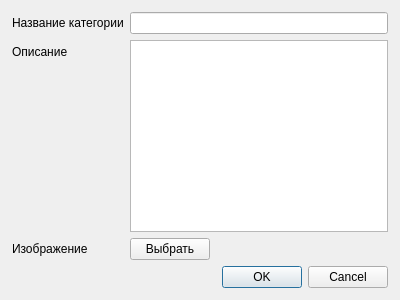
<?xml version="1.0" encoding="UTF-8"?>
<ui version="4.0">
 <class>CategoryDialog</class>
 <widget class="QDialog" name="CategoryDialog">
  <property name="geometry">
   <rect>
    <x>0</x>
    <y>0</y>
    <width>400</width>
    <height>300</height>
   </rect>
  </property>
  <property name="windowTitle">
   <string>Dialog</string>
  </property>
  <property name="modal">
   <bool>true</bool>
  </property>
  <layout class="QVBoxLayout" name="verticalLayout">
   <property name="leftMargin">
    <number>12</number>
   </property>
   <property name="topMargin">
    <number>12</number>
   </property>
   <property name="rightMargin">
    <number>12</number>
   </property>
   <property name="bottomMargin">
    <number>12</number>
   </property>
   <item>
    <layout class="QFormLayout" name="formLayout">
     <property name="labelAlignment">
      <set>Qt::AlignJustify|Qt::AlignVCenter</set>
     </property>
     <property name="formAlignment">
      <set>Qt::AlignJustify|Qt::AlignTop</set>
     </property>
     <item row="0" column="0">
      <widget class="QLabel" name="label">
       <property name="text">
        <string>Название категории</string>
       </property>
      </widget>
     </item>
     <item row="0" column="1">
      <widget class="QLineEdit" name="nameEdit"/>
     </item>
     <item row="1" column="0">
      <widget class="QLabel" name="label_2">
       <property name="text">
        <string>Описание</string>
       </property>
      </widget>
     </item>
     <item row="1" column="1">
      <widget class="QPlainTextEdit" name="textEdit"/>
     </item>
     <item row="2" column="0">
      <widget class="QLabel" name="label_3">
       <property name="text">
        <string>Изображение</string>
       </property>
      </widget>
     </item>
     <item row="2" column="1">
      <layout class="QHBoxLayout" name="horizontalLayout">
       <item>
        <widget class="QPushButton" name="choiceFileButton">
         <property name="text">
          <string>Выбрать</string>
         </property>
        </widget>
       </item>
       <item>
        <widget class="QLineEdit" name="choisenFIleName">
         <property name="enabled">
          <bool>true</bool>
         </property>
         <property name="autoFillBackground">
          <bool>false</bool>
         </property>
         <property name="styleSheet">
          <string notr="true">background: transparent; border: 0;</string>
         </property>
         <property name="frame">
          <bool>true</bool>
         </property>
         <property name="readOnly">
          <bool>true</bool>
         </property>
        </widget>
       </item>
      </layout>
     </item>
    </layout>
   </item>
   <item>
    <widget class="QDialogButtonBox" name="buttonBox">
     <property name="enabled">
      <bool>true</bool>
     </property>
     <property name="acceptDrops">
      <bool>false</bool>
     </property>
     <property name="orientation">
      <enum>Qt::Horizontal</enum>
     </property>
     <property name="standardButtons">
      <set>QDialogButtonBox::Cancel|QDialogButtonBox::Ok</set>
     </property>
     <property name="centerButtons">
      <bool>false</bool>
     </property>
    </widget>
   </item>
  </layout>
 </widget>
 <resources/>
 <connections>
  <connection>
   <sender>buttonBox</sender>
   <signal>accepted()</signal>
   <receiver>CategoryDialog</receiver>
   <slot>accept()</slot>
   <hints>
    <hint type="sourcelabel">
     <x>248</x>
     <y>254</y>
    </hint>
    <hint type="destinationlabel">
     <x>157</x>
     <y>274</y>
    </hint>
   </hints>
  </connection>
  <connection>
   <sender>buttonBox</sender>
   <signal>rejected()</signal>
   <receiver>CategoryDialog</receiver>
   <slot>reject()</slot>
   <hints>
    <hint type="sourcelabel">
     <x>316</x>
     <y>260</y>
    </hint>
    <hint type="destinationlabel">
     <x>286</x>
     <y>274</y>
    </hint>
   </hints>
  </connection>
 </connections>
</ui>
